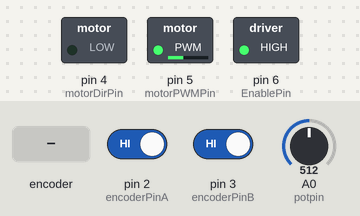
The sketch below on a simulated Arduino Uno, built with avr-gcc and run on an emulated ATmega328P. On the bench: switched loads named in the sketch (green lamp = pin HIGH). The inputs (shaded band) are chosen by the test bench; at power-on: A0 (potpin) = 512, pin 2 (encoderPinA) HIGH, pin 3 (encoderPinB) HIGH. What the sketch prints to the serial monitor is not drawn.

Above: at 1.2 s.
1.3 s: A0 (potpin) set to 350
At 2.6 s:
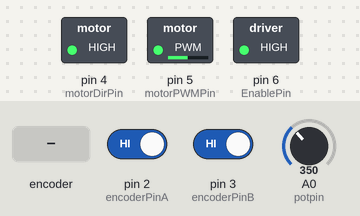
2.9 s: A0 (potpin) set to 716
At 3.9 s:
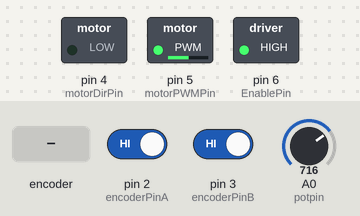
4.4 s: rotary encoder on pin 2 (encoderPinA) / pin 3 (encoderPinB) turned 1 step (first pin leading)
7.6 s: rotary encoder on pin 2 (encoderPinA) / pin 3 (encoderPinB) turned 3 steps (first pin leading)
11.2 s: A0 (potpin) set to 511
At 12.2 s:
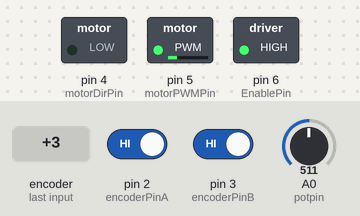
Timing chart, 0 to 13.7 s (numbered marks = the images above; inputs shaded):
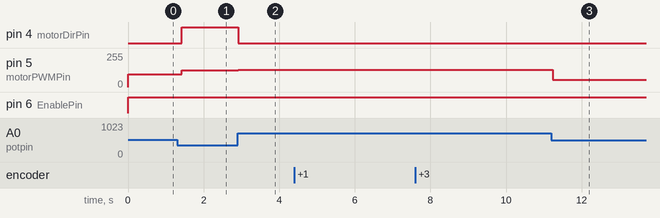

Measured:
- after the input at 1.3 s, pin 4 (motorDirPin): LOW → HIGH after 0.12 s; pin 5 (motorPWMPin): 96/255 → 125/255 after 0.12 s
- after the input at 2.9 s, pin 4 (motorDirPin): HIGH → LOW at once; pin 5 (motorPWMPin): 125/255 → 130/255 at once
- after the input at 4.4 s, every drawn part: stays the same
- after the input at 7.6 s, every drawn part: stays the same
- after the input at 11.2 s, pin 5 (motorPWMPin): 130/255 → 56/255 at once

The sketch:

motorasensor.ino
```cpp
/* 45 RPM HD Premium Planetary Gear Motor w/Encoder */

// POT
int potpin = A0; // analog pin used to connect the potentiometer
int val; // variable to read the value from the analog pin

// motor control pin
const int motorDirPin = 4; // Input 1
const int motorPWMPin = 5; // Input 2
const int EnablePin = 6;  // Enable

// encoder pin
const int encoderPinA = 2;
const int encoderPinB = 3;
int encoderPos = 0; //fist start position
// encoder value change motor turn angles
const float ratio = 360./188.611/48.;//Encoder value to motor rotation value
// 360. -> 1 turn
// 188.611 -> Gear Ratio
// 48. -> Encoder: Countable Events Per Revolution (Motor Shaft)
// testing
// P control
float Kp = 24;
float targetDeg = 0;

void doEncoderA()
{
  encoderPos += (digitalRead(encoderPinA)==digitalRead(encoderPinB))?1:-1;
}
void doEncoderB()
{
  encoderPos += (digitalRead(encoderPinA)==digitalRead(encoderPinB))?-1:1;
}

void doMotor(bool dir, int vel)
{
  digitalWrite(motorDirPin, dir);
  analogWrite(motorPWMPin, dir?(255 - vel):vel);
}

void setup()
{
  Serial.begin(9600);

  pinMode(encoderPinA, INPUT_PULLUP);
  attachInterrupt(0, doEncoderA, CHANGE);

  pinMode(encoderPinB, INPUT_PULLUP);
  attachInterrupt(1, doEncoderB, CHANGE);

  pinMode(motorDirPin, OUTPUT);
  pinMode(EnablePin, OUTPUT);
}

void loop()
{


  // POT CALLIBRATION
 val = 500 - analogRead(potpin); // reads the value of the potentiometer (value between 0 and 1023)
                   // Angle starting from left to right side.(each segment=45 deg)

  val = map(val, 0, 1023, 0, 360); // scale it to use it with the servo (value between 0 and 180)
  if(val < 268)
  {
    val == 1;
  }
  else if(val > 268 && val < 360)
  {
    val == -1;
  }

  targetDeg= val ;
  Serial.print("    Angle : ");
  Serial.print(val);
  float motorDeg = float(encoderPos)*ratio;
  //Control signal = P gain * (target value-present value)
  float error = targetDeg - motorDeg;
  float control = Kp*error;

  digitalWrite(EnablePin, 30);

  doMotor((control>=0)?HIGH:LOW, min(abs(control), 130)); //130 good

  Serial.print(" encoderPos : ");
  Serial.print(encoderPos);
  Serial.print(" ratio : ");
  Serial.print(ratio);
  Serial.print("   motorDeg : ");
  Serial.print(float(encoderPos)*ratio);
  Serial.print("   error : ");
  Serial.print(error);
  Serial.print("    control : ");
  Serial.print(control);
  Serial.print("    motorVel : ");
  Serial.println(min(abs(control), 130));
  //Serial.print("    dfdsf : ");
  //Serial.println(analogRead(potpin));


}
```
